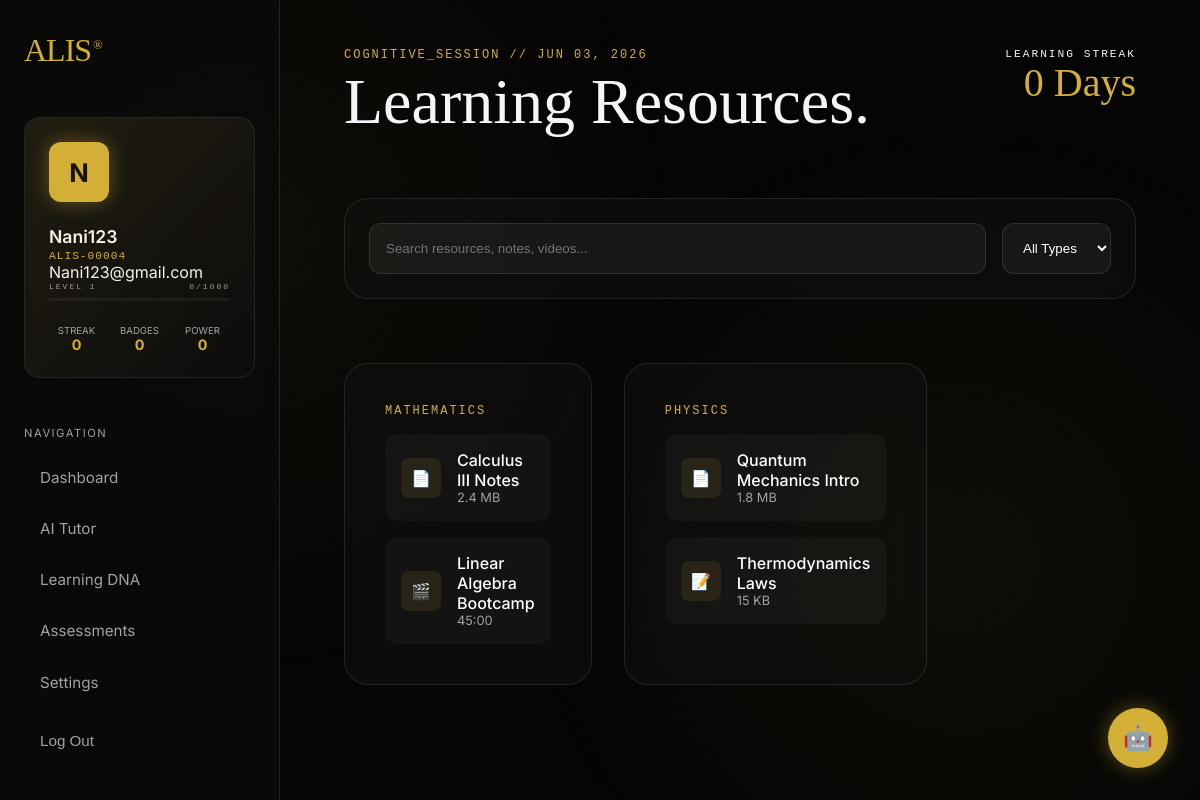
Page /resources/ (signed in) on the committed database.
### alis_app/models.py (models this page shows)
class User(AbstractUser):
    email = models.EmailField(unique=True)
    ROLE_CHOICES = (
        ('student', 'Student'),
        ('teacher', 'Teacher'),
        ('admin', 'Admin'),
        ('owner', 'Owner (Super Admin)'),
    )
    role = models.CharField(max_length=10, choices=ROLE_CHOICES, default='student')
    USERNAME_FIELD = 'email'
    REQUIRED_FIELDS = ['username']
    level = models.CharField(max_length=20, default='Weak', null=True, blank=True)
    last_quiz_score = models.IntegerField(null=True, blank=True)
    last_subject = models.CharField(max_length=50, null=True, blank=True)
    easy_accuracy = models.IntegerField(null=True, blank=True)
    medium_accuracy = models.IntegerField(null=True, blank=True)
    hard_accuracy = models.IntegerField(null=True, blank=True)
    weak_areas = models.JSONField(default=list, null=True, blank=True)
    risk_score = models.FloatField(default=0.0) # 0 to 100
    learning_speed = models.FloatField(default=0.0) # percentage or rate
    retention_score = models.FloatField(default=0.0) # 0 to 100
    learning_trend = models.JSONField(default=list) # [{date, score}]
    learning_dna = models.CharField(max_length=100, default="Analytical")
    xp = models.IntegerField(default=0)
    total_xp = models.IntegerField(default=0)
    user_level = models.IntegerField(default=1)
    badges = models.JSONField(default=list, null=True, blank=True)
    streak_days = models.IntegerField(default=0)
    last_activity_date = models.DateField(null=True, blank=True)
    technical_readiness = models.FloatField(default=0.0)
    aptitude_readiness = models.FloatField(default=0.0)
    communication_readiness = models.FloatField(default=0.0)
    def __str__(self):
        return f"{self.first_name or self.username} ({self.role})"

### alis_app/views.py (the view)
# urls.py: path('resources/', views.resources_view, name='resources'),
@login_required
@student_required
def resources_view(request):
    resource_categories = [
        {
            'name': 'Mathematics',
            'items': [
                {'title': 'Calculus III Notes', 'type': 'PDF', 'size_or_duration': '2.4 MB', 'url': '#'},
                {'title': 'Linear Algebra Bootcamp', 'type': 'Video', 'size_or_duration': '45:00', 'url': '#'},
            ]
        },
        {
            'name': 'Physics',
            'items': [
                {'title': 'Quantum Mechanics Intro', 'type': 'PDF', 'size_or_duration': '1.8 MB', 'url': '#'},
                {'title': 'Thermodynamics Laws', 'type': 'Note', 'size_or_duration': '15 KB', 'url': '#'},
            ]
        }
    ]
    return render(request, 'alis_app/resources.html', {
        'resource_categories': resource_categories
    })

### alis_app/templatetags/auth_extras.py (called while the page is built)
@register.filter(name='split_email')
def split_email(value):
    if not value:
        return ""
    return value.split('@')[0]

### alis_app/templates/alis_app/resources.html (shortened to what this page needs)
{% extends 'alis_app/base.html' %}
{% block header_title %}Learning Resources.{% endblock %}
{% block content %}
<div class="dashboard-grid">
    <div class="glass-card" style="grid-column: span 12; margin-bottom: 2rem; padding: 1.5rem;">
        <div style="display: flex; gap: 1rem;">
            <input type="text" placeholder="Search resources, notes, videos..." style="flex: 1; background: rgba(255,255,255,0.05); border: 1px solid var(--border-glass); border-radius: 12px; padding: 1rem; color: white; outline: none;">
            <select style="background: rgba(255,255,255,0.05); border: 1px solid var(--border-glass); border-radius: 12px; padding: 1rem; color: white;">
                <option>All Types</option>
            </select>
        </div>
    </div>
    <div style="grid-column: span 12; display: grid; grid-template-columns: repeat(3, 1fr); gap: 2rem;">
        {% for category in resource_categories %}
        <div class="glass-card">
            <div class="text-mono" style="color: var(--gold-primary); margin-bottom: 1rem;">{{ category.name }}</div>
            <div style="display: flex; flex-direction: column; gap: 1rem;">
                {% for item in category.items %}
                <a href="{{ item.url }}" style="text-decoration: none; display: flex; align-items: center; gap: 1rem; padding: 1rem; background: rgba(255,255,255,0.03); border-radius: 12px; transition: 0.3s;">
                    <div style="width: 40px; height: 40px; background: rgba(212, 175, 55, 0.1); border-radius: 8px; display: flex; align-items: center; justify-content: center; color: var(--gold-primary);">
                        {% if item.type == 'PDF' %}📄{% elif item.type == 'Video' %}🎬{% else %}📝{% endif %}
                    </div>
                    <div style="flex: 1;">
                        <div style="font-weight: 500; color: white;">{{ item.title }}</div>
                        <div style="font-size: 0.8rem; color: var(--text-secondary);">{{ item.size_or_duration }}</div>
                    </div>
                </a>
                {% endfor %}
            </div>
        </div>
        {% empty %}
        <div class="glass-card" style="grid-column: span 3; text-align: center;">
            <div style="color: var(--text-secondary);">No resources available yet.</div>
        </div>
        {% endfor %}
    </div>
</div>
{% endblock %}

### alis_app/templates/alis_app/base.html (shortened to what this page needs)
{% load static auth_extras %}
<!DOCTYPE html>
<html lang="en">
<head>
    <link rel="stylesheet" href="{% static 'alis_app/css/premium_theme.css' %}">
</head>
<body class="animate-in">
    <div class="bg-mesh"></div>
    <div class="app-layout">
        <aside class="sidebar border-glow">
            <div class="sidebar-logo" onclick="window.location.href='{% url 'dashboard' %}'">ALIS<span>®</span></div>
            <div class="sidebar-user-card" style="margin-bottom: 2rem;">
                <div class="user-avatar" style="margin-bottom: 1.5rem; width: 60px; height: 60px; font-size: 1.6rem;">
                    {{ user.first_name|default:user.username|slice:":1"|upper }}
                </div>
                <div class="user-info-name">{{ user.first_name|default:user.username|split_email }}</div>
                <div class="user-info-id">ALIS-{{ user.id|stringformat:"05d" }}</div>
                <div class="user-info-email">{{ user.email }}</div>
                <div style="display: flex; justify-content: space-between; align-items: center; margin-bottom: 0.4rem;">
                    <div class="text-mono" style="font-size: 0.5rem; opacity: 0.6;">LEVEL {{ user.user_level|default:1 }}</div>
                    <div class="text-mono" style="font-size: 0.5rem; opacity: 0.6;">{{ user.xp|default:0 }}/1000</div>
                </div>
                <div class="xp-bar-container" style="height: 3px; margin-bottom: 1.5rem;">
                </div>
                <div class="user-mini-stats">
                    <div class="mini-stat-item">
                        <div class="mini-stat-label">Streak</div>
                        <div class="mini-stat-value">{{ user.streak_days|default:0 }}</div>
                    </div>
                    <div class="mini-stat-item">
                        <div class="mini-stat-label">Badges</div>
                        <div class="mini-stat-value">{{ user.badges|length|default:0 }}</div>
                    </div>
                    <div class="mini-stat-item">
                        <div class="mini-stat-label">Power</div>
                        <div class="mini-stat-value">{{ user.last_quiz_score|default:0 }}</div>
                    </div>
                </div>
            </div>
            <nav class="nav-group" style="overflow-y: auto; flex: 1; padding-right: 0.5rem; margin-bottom: 0;">
                {% if user.role == 'student' %}
                    <div class="nav-label">Navigation</div>
                    <a href="{% url 'dashboard' %}" class="nav-item {% if request.resolver_match.url_name == 'dashboard' %}active{% endif %}">Dashboard</a>
                    <a href="{% url 'ai_tutor' %}" class="nav-item {% if request.resolver_match.url_name == 'ai_tutor' %}active{% endif %}">AI Tutor</a>
                    <a href="{% url 'learning_dna' %}" class="nav-item {% if request.resolver_match.url_name == 'learning_dna' %}active{% endif %}">Learning DNA</a>
                    <a href="{% url 'quiz' %}" class="nav-item {% if request.resolver_match.url_name == 'quiz' %}active{% endif %}">Assessments</a>
                {% endif %}
            </nav>
            <div style="margin-top: auto; display: flex; flex-direction: column; gap: 0.5rem;">
                <a href="{% url 'settings' %}" class="nav-item {% if request.resolver_match.url_name == 'settings' %}active{% endif %}">Settings</a>
                <form action="{% url 'logout' %}" method="post">
                    <button type="submit" class="nav-item" style="width: 100%; border: none; background: none; cursor: pointer; text-align: left; padding: 0.8rem 1rem;">
                        Log Out
                    </button>
                </form>
            </div>
        </aside>
        <main class="main-wrapper">
            {% block header %}
            <header class="app-header">
                <div>
                    <div class="text-mono" style="color: var(--gold-primary); margin-bottom: 0.5rem;">Cognitive_Session // {% now "M d, Y" %}</div>
                    <h1 class="h-editorial" style="font-size: 4rem; margin-top: 0.5rem;">{% block header_title %}Welcome back.{% endblock %}</h1>
                </div>
                <div style="text-align: right;">
                    <div class="text-mono" style="color: var(--text-muted); font-size: 0.7rem;">Learning Streak</div>
                    <div class="h-editorial" style="font-size: 2.5rem; color: var(--gold-primary); margin-top: 0.2rem;">{{ user.streak_days|default:0 }} Days</div>
                </div>
            </header>
            {% endblock %}
            {% block content %}{% endblock %}
        </main>
    </div>
    {% include 'alis_app/ai_assistant_widget.html' %}
</body>
</html>

### alis_app/static/alis_app/css/premium_theme.css (style rules this page uses)
:root { --bg-black: #050505; --bg-card: rgba(15, 15, 15, 0.7); --gold-primary: #D4AF37; --gold-secondary: #FFD700; --gold-glow: rgba(212, 175, 55, 0.4); --text-primary: #F5F5F7; --text-secondary: #A1A1A6; --border-glass: rgba(255, 255, 255, 0.1); --border-gold: rgba(212, 175, 55, 0.3); --glass-blur: blur(20px); }
* { margin: 0; padding: 0; box-sizing: border-box; }
body { background-color: var(--bg-black); color: var(--text-primary); font-family: 'Inter', -apple-system, BlinkMacSystemFont, sans-serif; overflow-x: hidden; -webkit-font-smoothing: antialiased; }
.bg-mesh { position: fixed; top: 0; left: 0; width: 100%; height: 100%; z-index: -1; background: radial-gradient(circle at 20% 30%, rgba(212, 175, 55, 0.05) 0%, transparent 40%), radial-gradient(circle at 80% 70%, rgba(212, 175, 55, 0.05) 0%, transparent 40%); }
.app-layout { display: flex; min-height: 100vh; }
.sidebar { width: 280px; height: 100vh; position: fixed; background: rgba(10, 10, 10, 0.8); backdrop-filter: var(--glass-blur); border-right: 1px solid var(--border-glass); padding: 2rem 1.5rem; display: flex; flex-direction: column; z-index: 100; }
.sidebar-logo { font-family: 'Instrument Serif', serif; font-size: 2rem; color: var(--gold-primary); margin-bottom: 3rem; letter-spacing: -1px; cursor: pointer; }
.sidebar-logo span { font-size: 0.8rem; vertical-align: super; margin-left: 2px; }
.sidebar-user-card { background: var(--bg-card); border: 1px solid var(--border-glass); border-radius: 16px; padding: 1.5rem; margin-bottom: 2rem; position: relative; overflow: hidden; }
.sidebar-user-card::before { content: ''; position: absolute; top: 0; left: 0; width: 100%; height: 100%; background: linear-gradient(135deg, rgba(212, 175, 55, 0.1) 0%, transparent 100%); pointer-events: none; }
.user-avatar { width: 50px; height: 50px; background: var(--gold-primary); border-radius: 12px; display: flex; align-items: center; justify-content: center; font-weight: 700; color: var(--bg-black); font-size: 1.2rem; margin-bottom: 1rem; box-shadow: 0 0 20px var(--gold-glow); }
.user-info-name { font-weight: 600; font-size: 1.1rem; margin-bottom: 0.2rem; }
.user-info-id { font-size: 0.7rem; color: var(--gold-primary); font-family: 'Courier New', Courier, monospace; letter-spacing: 1px; }
.nav-label { font-size: 0.7rem; text-transform: uppercase; color: var(--text-secondary); letter-spacing: 1.5px; margin-bottom: 1rem; margin-top: 1rem; }
.nav-item { display: block; padding: 0.8rem 1rem; color: var(--text-secondary); text-decoration: none; border-radius: 8px; margin-bottom: 0.4rem; transition: all 0.3s ease; font-size: 0.95rem; }
.main-wrapper { flex: 1; margin-left: 280px; padding: 3rem 4rem; min-height: 100vh; }
.app-header { display: flex; justify-content: space-between; align-items: flex-start; margin-bottom: 4rem; }
.h-editorial { font-family: 'Instrument Serif', serif; font-weight: 400; line-height: 1; }
.text-mono { font-family: 'Courier New', Courier, monospace; text-transform: uppercase; letter-spacing: 2px; font-size: 0.75rem; }
.glass-card { background: var(--bg-card); backdrop-filter: var(--glass-blur); border: 1px solid var(--border-glass); border-radius: 24px; padding: 2.5rem; transition: transform 0.3s ease, border-color 0.3s ease; }
.dashboard-grid { display: grid; grid-template-columns: repeat(12, 1fr); gap: 2rem; }
.xp-bar-container { background: rgba(255, 255, 255, 0.05); border-radius: 10px; height: 4px; width: 100%; overflow: hidden; }
.user-mini-stats { display: grid; grid-template-columns: repeat(3, 1fr); gap: 0.5rem; margin-top: 1rem; }
.mini-stat-item { text-align: center; }
.mini-stat-label { font-size: 0.6rem; color: var(--text-secondary); text-transform: uppercase; }
.mini-stat-value { font-weight: 700; color: var(--gold-primary); font-size: 0.9rem; }
.animate-in { animation: fadeIn 0.8s cubic-bezier(0.16, 1, 0.3, 1) forwards; }

### rows in the picture
User: first_name "N", first_name|split_email "Nani123", id "00004", email "Nani123@gmail.com", user_level "1", xp "0", streak_days "0", badges|length "0", last_quiz_score "0"

### other values in the picture
{{ category.name }} "MATHEMATICS" "PHYSICS"
{{ item.title }} "Calculus III Notes" "Linear Algebra Bootcamp" "Quantum Mechanics Intro" "Thermodynamics Laws"
{{ item.size_or_duration }} "2.4 MB" "45:00" "1.8 MB" "15 KB"
